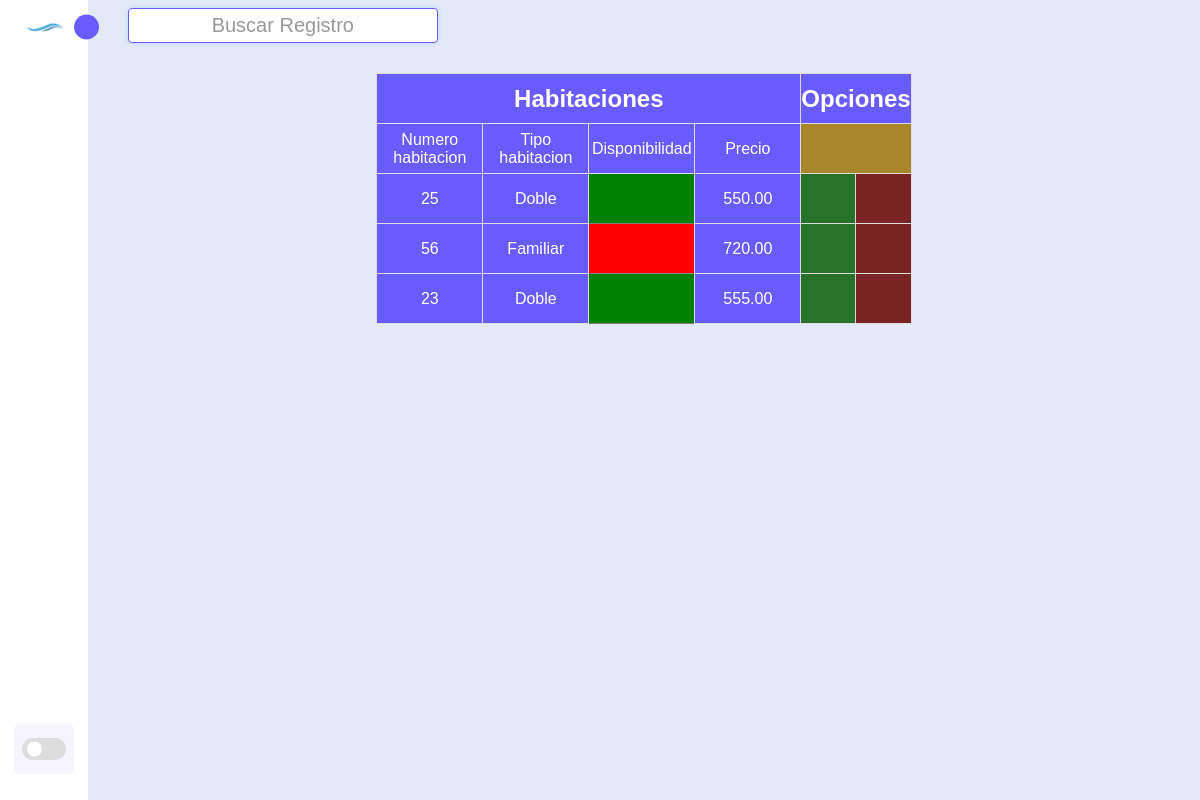
The page /actualizar_habitacion.php (signed in) on the database its author committed.
### tables this page shows
CREATE TABLE `habitaciones` (
  `id_habitacion` int(11) NOT NULL,
  `numero_habitacion` int(11) NOT NULL,
  `tipo_habitacion` varchar(20) NOT NULL,
  `precio_noche` decimal(8,2) NOT NULL,
  `disponible` tinyint(1) NOT NULL
);

### habitaciones.php (the view, shortened to what this page needs)
<?php
include("conexion.php");
    $row=$_SESSION['id_cargo'];
    if(isset($_SESSION['nombre'])&&isset($_SESSION['id_cargo'])){
?>
<!DOCTYPE html>
<html lang="en">
<head>
    <link rel="stylesheet" href="css/index.css">
    <link rel="stylesheet" href="css/disponible.css">
    <link href="https://cdn.jsdelivr.net/npm/remixicon@3.2.0/fonts/remixicon.css" rel="stylesheet">
</head>
<body>
    <nav class="sidebar close">
        <header>
            <div class="image-text">
                <span class="image">
                    <img src="css/image/logo.png" alt icon="">
                </span>
            </div>
            <i class="ri-arrow-right-s-line toggle"></i>
        </header>
        <div class="menu-bar">
            <div class="menu">
                <ul class="menu-links">
                    <li class="nav-links">
                        <a href="index.php">
                        </a>
                    </li>
                    <li class="nav-links">
                        <a href="clientes.php">
                        </a>
                    </li>
                    <li class="nav-links">
                        <a href="reservaciones.php">
                        </a>
                    </li>
                    <li class="nav-links">
                        <a href="habitaciones.php">
                        </a>
                    </li>
                    <?php
                    if ($row['id_cargo'] == 1) {
                        echo '
                        <li class="nav-links">
                        <a href="usuarios.php">
                        <i class="ri-shield-user-fill icon"></i>
                        <span class="text nav-text">Usuarios</span>
                        </a>
                        </li>';
                    }
                    ?>
                    <li class="nav-links">
                        <a href="pagos.php">
                        </a>
                    </li>
                    <li class="nav-links">
                        <a href="manual.php">
                        </a>
                    </li>
                </ul>
            </div>
            <div class="bottom-content">
                <li class="">
                        <a href="salir.php" onclick="return confirmacion();">
                        </a>
                </li>
                <li class="mode">
                    <div class="toggle-switch">
                        <span class="switch"></span>
                    </div>
                </li>
            </div>
        </div>
    </nav>
    <section class="home">
        <div class="home-conten">
            <input class="bux" onkeyup="" type="text" name="buscar" id="buscar" placeholder="Buscar Registro">
    <table class="tabla" id="habitaciones" border="1">
        <tr>
            <th class="celda" colspan="4"> <h1>Habitaciones</h1> </th>
            <th class="celda" colspan="2"> <h1>Opciones</h1></th>
        </tr>
        <tr>
        <td class="celda">Numero habitacion</td>
        <td class="celda">Tipo habitacion</td>
        <td class="celda">Disponibilidad</td>
        <td class="celda">Precio</td>
        <td class="new" colspan="2"><a href="nueva_habitacion.php"><i class="ri-add-fill op"></i></a></td>
        </tr>
        <?php
        foreach($conexion->query("SELECT*
FROM habitaciones ")as $row){?>
<tr>
        <td class="celda"> <?php echo $row['numero_habitacion'] ?> </td>
        <td class="celda"> <?php echo $row['tipo_habitacion'] ?> </td>
        <td class="<?php echo ($row['disponible'] == 1) ? 'disponible' : 'ocupada' ?>"></td>
        <td class="celda"> <?php echo $row['precio_noche'] ?> </td>
        <td class="edit"><a href="editar_habitacion.php?id=<?php echo $row['id_habitacion']?>"><i class="ri-edit-fill op"></i></a></td>
        <td class="elim"><a href="elimina_habitacion.php?id=<?php echo $row['id_habitacion']?>" onclick="return eliminacion();"><i class="ri-delete-bin-4-fill op"></i></a></td>
</tr>
<?php }?>
    </table>
        </div>
    </section>
</body>
</html>
<?php
    }else {
        header("location:sesion.php");
    }
?>

### css/index.css (style rules this page uses)
* { font-family:Arial, Helvetica, sans-serif; margin: 0; padding: 0; box-sizing: border-box; }
:root { --body-color: #e4e9f7; --sidebar-color: #fff; --primary-color: #695cfe; --primary-color-light: #f6f5ff; --togle-color: #ddd; --text-color: #707070; --icon-actua: #ffffff; --icon-alimi: #695cfe; --tran-02: all 0.2s ease; --tran-03: all 0.3s ease; --tran-04: all 0.4s ease; --tran-05: all 0.4s ease; }
body { height: 100vh; background: var(--body-color); transition: var(--tran-05); }
.sidebar { position: fixed; text-decoration: none; top: 0; left: 0; height: 100%; width: 250px; padding: 10px 14px; z-index: 100; background: var(--sidebar-color); transition: var(--tran-05); }
.sidebar.close { width: 88px; }
.sidebar .menu-bar { height: calc(100% - 50px); display: flex; flex-direction: column; justify-content: space-between; }
.sidebar .image { min-width: 60px; display: flex; align-items: center; justify-content: center; }
.sidebar li { height: 50px; margin-top: 10px; list-style: none; display: flex; align-items: center; }
.sidebar header { position: relative; }
.sidebar header i.toggle { text-decoration: none; cursor:pointer; }
.sidebar .image-text img { width: 40px; border-radius: 6px; }
.sidebar header .image-text { display: flex; align-items: center; }
.sidebar header .toggle { position: absolute; top: 50%; right: -25px; transform: translateY(-50%) rotate(180deg); height: 25px; width: 25px; background: var(--primary-color); display: flex; align-items: center; justify-content: center; border-radius: 50%; color: var(--sidebar-color); font-size: 22px; transition: var(--tran-03); }
.sidebar.close header .toggle { transform: translateY(-50%); }
.sidebar .menu { margin-top: 0px; }
.sidebar li a { height: 100%; width: 100%; display: flex; align-items: center; text-decoration: none; border-radius: 6px; transition: var(--tran-04); }
.menu-bar .mode { position: relative; border-radius: 6px; background: var(--primary-color-light); transition: var(--tran-05); }
.menu-bar .mode .toggle-switch { position: absolute; display: flex; right: 0; align-items: center; justify-content: center; height: 100%; min-width: 60px; cursor: pointer; border-radius: 6px; background: var(--primary-color-light); transition: var(--tran-05); }
.toggle-switch .switch { position: relative; height: 22px; width: 44px; border-radius: 25px; background: var(--togle-color); }
.switch::before { content: ''; position: absolute; height: 15px; width: 15px; border-radius: 50%; top: 50%; left: 5px; transform: translateY(-50%); background: var(--sidebar-color); transition: var(--tran-03); }
.home { position: relative; left: 250px; height: 100vh; width: calc(100% - 250px); background: var(--body-color); transition: var(--tran-05); }
.home .home-conten { justify-content: center; font-size: 15px; font-weight: 500; padding: 8px 40px; color: var(--text-color); }
.sidebar.close ~ .home { left: 88px; width: calc(100% - 88px); }
.bux { text-align: center; width: 30%; height: 35px; padding: 10px; margin-bottom: 30px; border: 1px solid var(--primary-color); border-radius: 4px; font-size: 20px; outline: none; box-shadow: 0 0 5px #b3d7ff; }
.bux::placeholder { color: #999999; }
.home .home-conten .tabla { border-collapse: collapse; margin: auto; text-align: center; align-items: center; }
.home .home-conten .tabla .celda { border: 1px solid var(--togle-color); width: 106px; height: 50px; background-color: var(--primary-color); color:#fff; cursor: default; }
.home .home-conten td.edit { border: 1px solid var(--togle-color); background-color: #297229; width: 50px; height: 50px; }
.home .home-conten td.elim { border: 1px solid var(--togle-color); background-color: #7a2323; width: 50px; height: 50px; }
.home .home-conten td.new { border: 1px solid var(--togle-color); background-color: #a7862c; }

### css/disponible.css (style rules this page uses)
.disponible { background-color: green; color: white; }
.ocupada { background-color: red; color: white; }

### rows shown on the page
habitaciones: numero_habitacion "25", tipo_habitacion "Doble", disponible 1 (drawn), precio_noche "550.00"
habitaciones: numero_habitacion "56", tipo_habitacion "Familiar", disponible 0 (drawn), precio_noche "720.00"
habitaciones: numero_habitacion "23", tipo_habitacion "Doble", disponible 1 (drawn), precio_noche "555.00"
